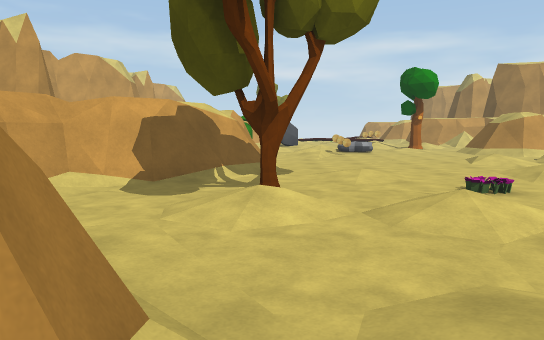
View 1 (above)

24 first-person views from a walk through a scene from a Unity 3-D project. The camera is 1.5 m above the floor, tilts 6° down and sees 70° across. The floor is counted in squares, 2 m on a side. Each view is taken from the middle of a square. On the plan, view 1 faces up. The plan holds only what a view shows up to about 12 squares ahead; the rest is blank. The place goes on beyond the plan. The player character is not drawn. Some animated figures are left out.

View 2
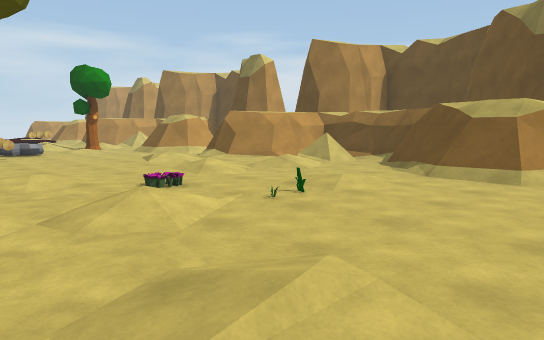

View 3
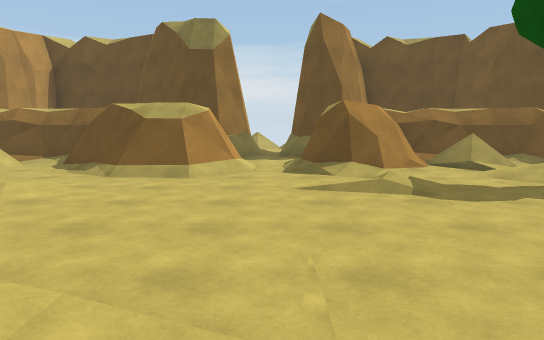

View 4
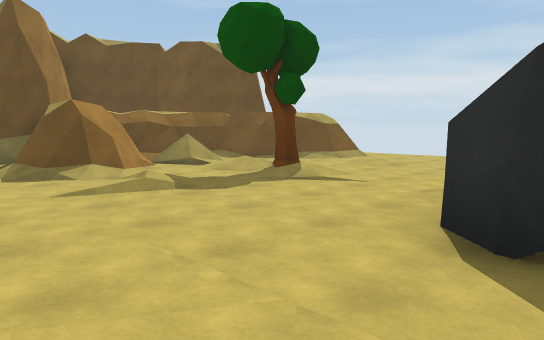

View 5
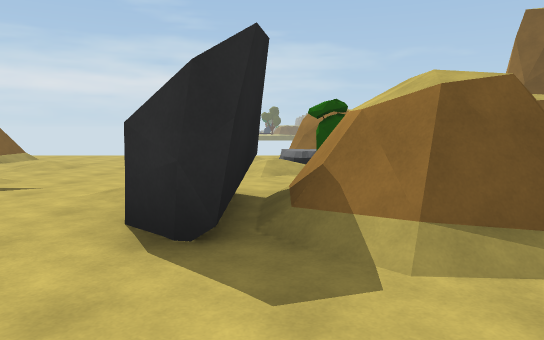

View 6
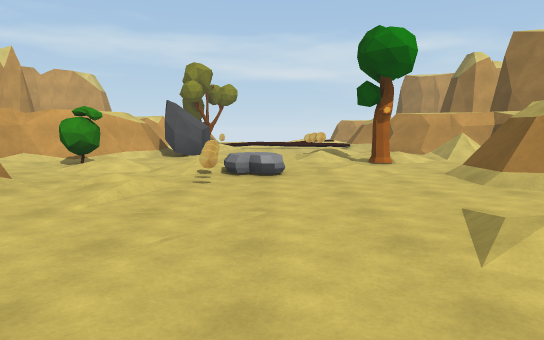

View 7
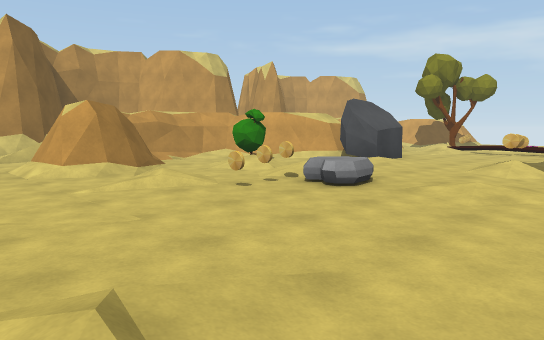

View 8
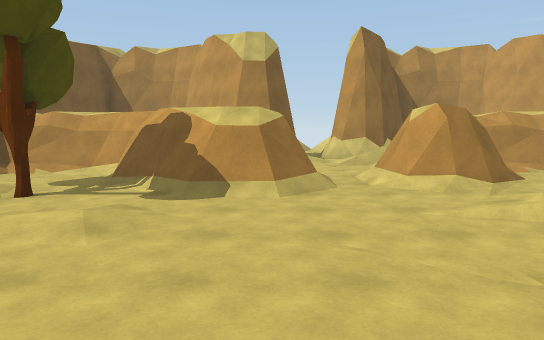

View 9
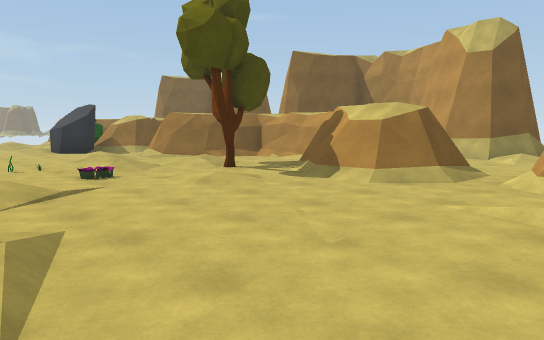

View 10
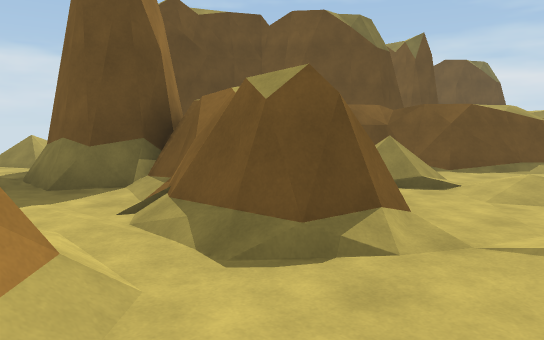

View 11
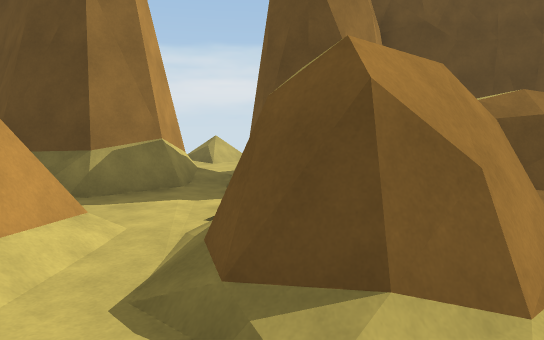

View 12
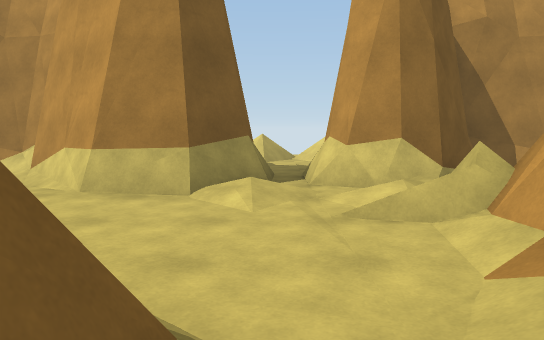

View 13
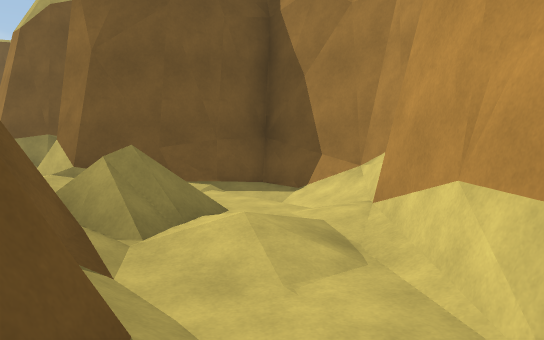

View 14
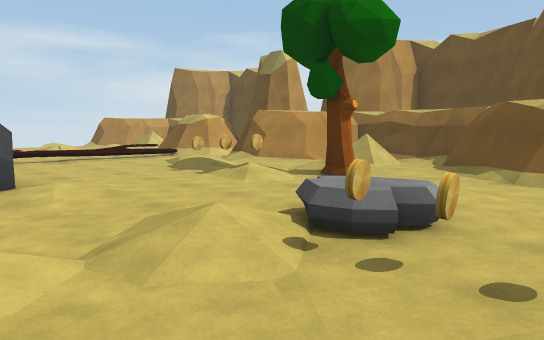

View 15
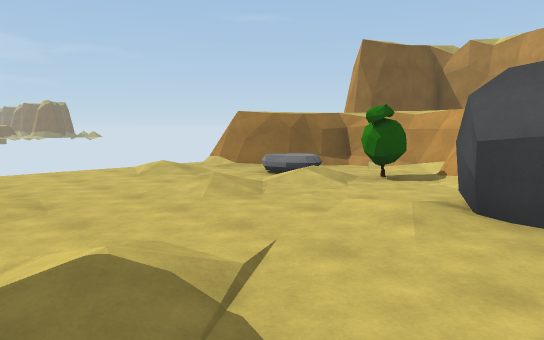

View 16
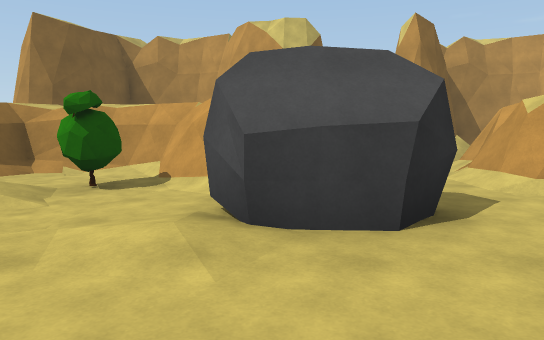

View 17
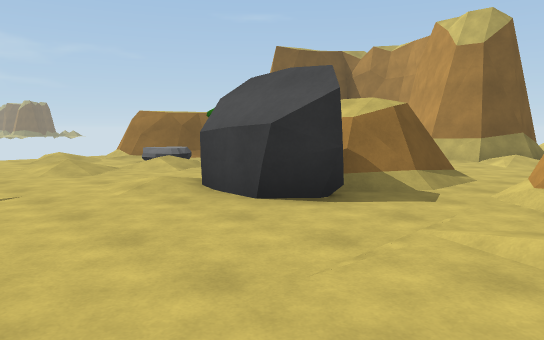

View 18
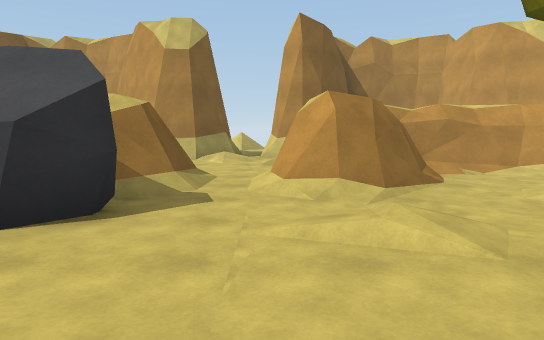

View 19
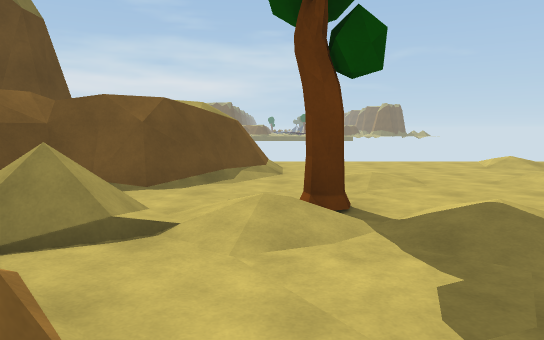

View 20
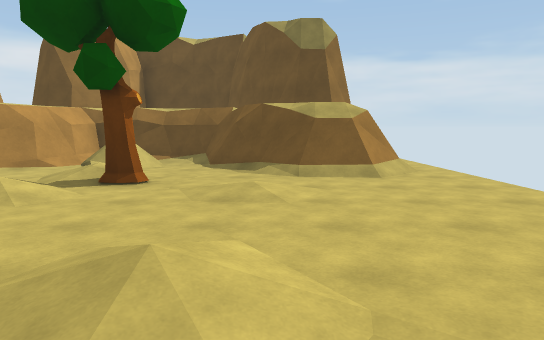

View 21
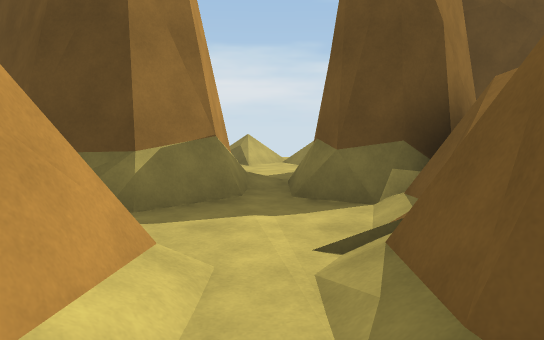

View 22
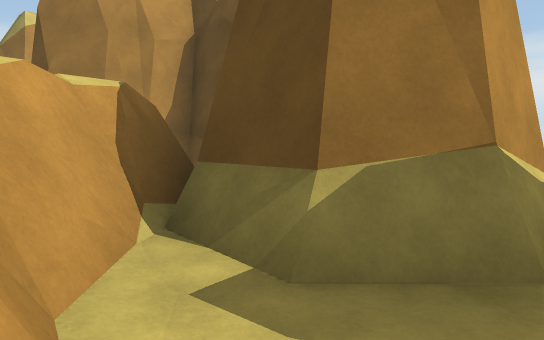

View 23
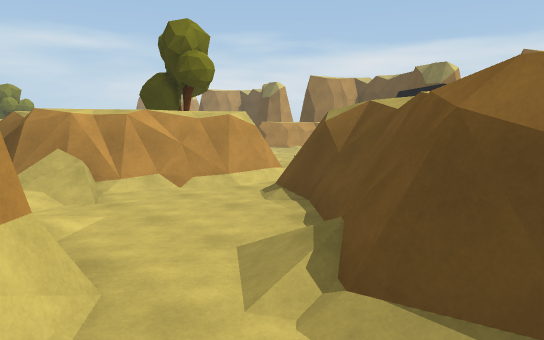

View 24
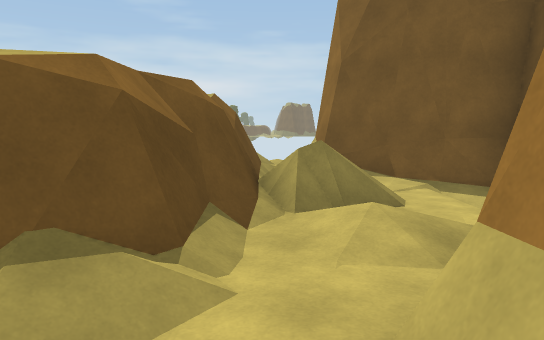

### Floor plan
Key: @ floor where view 1 was taken; # wall or solid block; x gap in a wall; . main floor; : floor 0.25 m higher than the main floor; + floor 0.5 m higher than the main floor; / step, stairs or slope; = window, fence, low wall or low ledge; C coin; T tree; P plant; R rock; B bush; O other object.
Columns run from 10 left of view 1 to 15 right of it. Each row starts with its distance up from view 1.
 18          #/R...:.##
 17          #RR..O../##
 16        ###.:..O.://#
 15        ##......T:./#
 14   #    #.B/.......##
 13   #    #..:./R.:.##
 12    ##  ##/..C.../## #
 11    ##=####.:C.../##.### ./
 10 // ##:..##..............//
  9 /..x//.../.......##/### +/
  8     #...##/....:.######
  7    ##.. ##/.......##  #
  6   ##/.####....:.::/#  #
  5  ##/:.##..T..P..../#
  4  #///###../.......###
  3  ##=####....:O...####
  2   #######......./##.#
  1    ##:####.:..../##.### //
  0    ##:/.##@............../
 -1    ##:..//.....:.##/##  //
 -2     #...##:R...:.#####
 -3     #./###RR......##
 -4     /.####....:.://#
 -5    :/.##.B.....T...#
 -6    ./###..:.:.....##
 -7   ######.R.......##
 -8   #    ##/....../#
 -9         ##.+..../#
-10          #........

Positions as (right, up) in squares from view 1, and headings:
1: (0, 0), facing up
2: (0, 0), facing up-right
3: (0, 0), facing right
4: (0, 1), facing down-right
5: (0, 1), facing down
6: (3, 6), facing up
7: (6, 8), facing up-left
8: (5, 8), facing left
9: (5, 11), facing down-left
10: (5, 11), facing down-right
11: (5, 9), facing right
12: (-1, 9), facing left
13: (-4, 7), facing down-left
14: (0, 11), facing up-right
15: (5, -2), facing down-left
16: (4, -3), facing left
17: (4, 1), facing down-left
18: (4, 0), facing left
19: (6, -1), facing down
20: (0, -7), facing right
21: (6, 0), facing right
22: (8, 0), facing up-right
23: (-6, -5), facing up-right
24: (-5, -2), facing down
